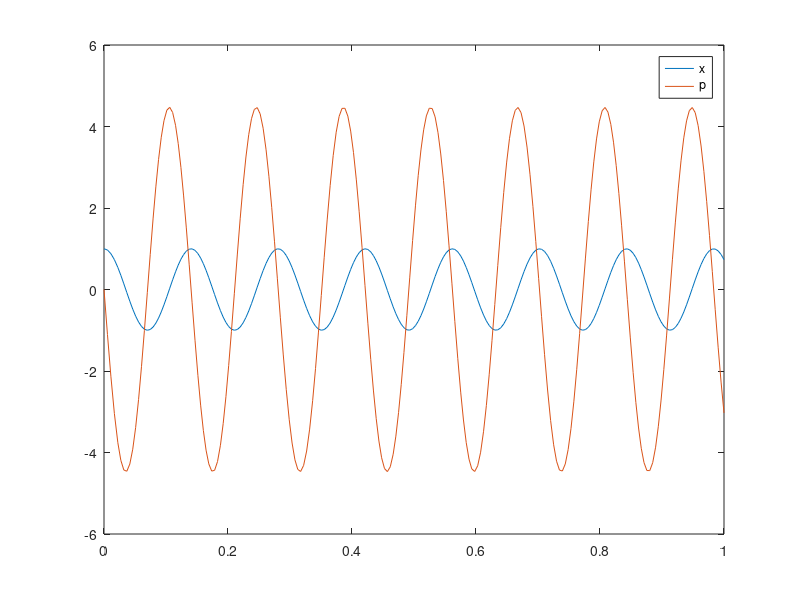

Here is the MATLAB script that generated this plot:
function HW4_Lin_mass
    L = 1; %m
    m = 0.1; %kg
    T = 100; %N
    x0 = 1; %m
    xV0 = [x0;0];
    tspan = [0 1];
    [tV,xV] = ode45(@(tV,xV) odefun(tV,xV,L,m,T),tspan,xV0);
    plot(tV,xV)
    legend('x','p')
    
end

    function xVdot = odefun(tV,xV,L,m,T)
        xVdot = [xV(2)/m;
            -2*T*(L^2)*xV(1)/((L^2)^(3/2))];
        return
    end